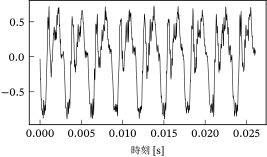

Recreate this plot in Python.
from pathlib import PurePath

import matplotlib.pyplot as plt
import numpy as np
from scipy.io import wavfile
from constant import constants

plt.style.use(["sigproc", "sigproc-wide"])

filename = "namine_ritsu.wav"
samplerate, data = wavfile.read(str(PurePath(__file__).parent / filename))

duration = data.shape[0] / samplerate
t = np.linspace(0, duration, num=data.shape[0])
data = data / 32767

fig, ax = plt.subplots()
ax.plot(t, data, lw=constants.observation_linewidth)
ax.set_xlabel("時刻 [s]")
fig.savefig(str(PurePath(__file__).parent / (PurePath(__file__).stem + ".pdf")))
